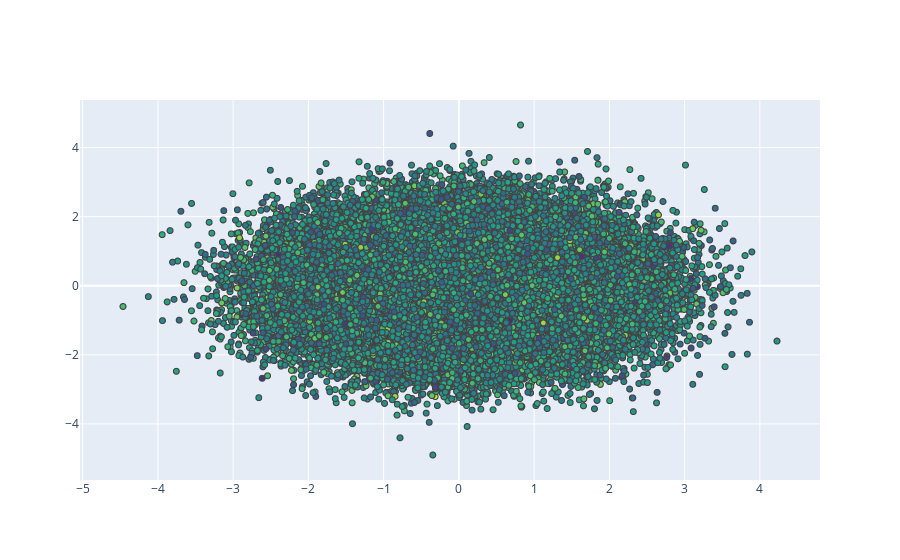

Notebook source saved alongside this figure:
### Code cell
import plotly.graph_objects as go
import numpy as np

N = 100000
fig = go.Figure(
    data=go.Scattergl(
        x=np.random.randn(N),
        y=np.random.randn(N),
        mode="markers",
        marker=dict(color=np.random.randn(N), colorscale="Viridis", line_width=1),
    )
)

fig.show()

### Figure 1 — Plotly figure (JSON) as saved in the notebook; plotly's stock layout.template omitted (floating-point values rounded to 4 significant figures; data arrays with more than 128 entries replaced by an {"elided": "..."} marker saying what was removed)
{"data": [{"marker": {"color": {"elided": "100000 float values"}, "colorscale": [[0, "#440154"], [0.1111, "#482878"], [0.2222, "#3e4989"], [0.3333, "#31688e"], [0.4444, "#26828e"], [0.5556, "#1f9e89"], [0.6667, "#35b779"], [0.7778, "#6ece58"], [0.8889, "#b5de2b"], [1, "#fde725"]], "line": {"width": 1}}, "mode": "markers", "type": "scattergl", "x": {"elided": "100000 float values"}, "y": {"elided": "100000 float values"}}], "layout": {}}
